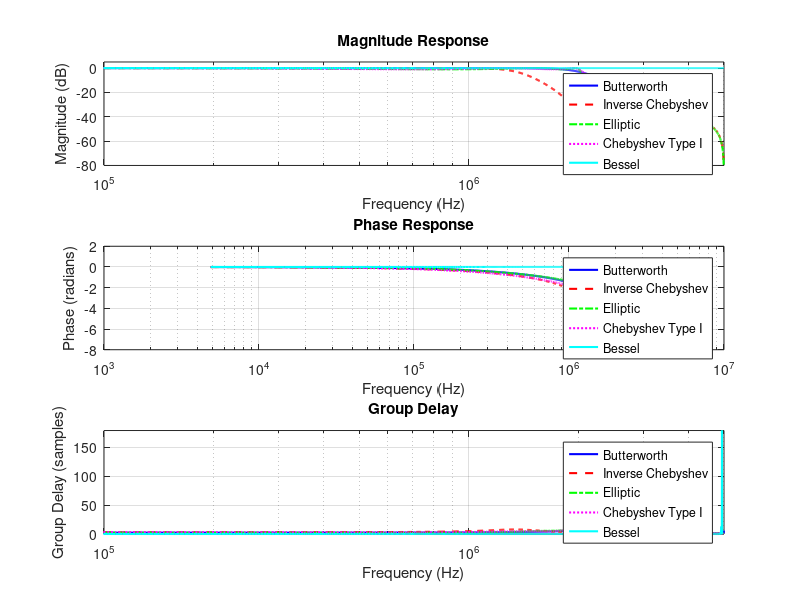

Here is the MATLAB script that generated this plot:
% Specifications
order = 5;                 % Filter order
cutoff_frequency = 2e6;    % -3 dB cutoff frequency in Hz
sampling_frequency = 10e6; % Sampling frequency in Hz
ripple_pass = 1;           % Passband ripple for Chebyshev and Elliptic filters in dB
ripple_stop = 40;          % Stopband ripple for Inverse Chebyshev and Elliptic filters in dB

% Normalized cutoff frequency (in the range [0, 1], where 1 is the Nyquist frequency)
Wn = cutoff_frequency / (sampling_frequency / 2);

% Design filters
[b_butter, a_butter] = butter(order, Wn, 'low');
[b_cheby2, a_cheby2] = cheby2(order, ripple_stop, Wn, 'low');
[b_ellip, a_ellip] = ellip(order, ripple_pass, ripple_stop, Wn, 'low');
[b_cheby1, a_cheby1] = cheby1(order, ripple_pass, Wn, 'low');
[b_bessel, a_bessel] = besself(order, Wn * pi);  % Bessel analog filter
[b_bessel, a_bessel] = bilinear(b_bessel, a_bessel, sampling_frequency); % Convert to digital

% Frequency response and group delay for all filters
[H_butter, f] = freqz(b_butter, a_butter, 1024, sampling_frequency);
[H_cheby2, ~] = freqz(b_cheby2, a_cheby2, 1024, sampling_frequency);
[H_ellip, ~] = freqz(b_ellip, a_ellip, 1024, sampling_frequency);
[H_cheby1, ~] = freqz(b_cheby1, a_cheby1, 1024, sampling_frequency);
[H_bessel, ~] = freqz(b_bessel, a_bessel, 1024, sampling_frequency);

% Group delay calculations
[gd_butter, ~] = grpdelay(b_butter, a_butter, 1024, sampling_frequency);
[gd_cheby2, ~] = grpdelay(b_cheby2, a_cheby2, 1024, sampling_frequency);
[gd_ellip, ~] = grpdelay(b_ellip, a_ellip, 1024, sampling_frequency);
[gd_cheby1, ~] = grpdelay(b_cheby1, a_cheby1, 1024, sampling_frequency);
[gd_bessel, ~] = grpdelay(b_bessel, a_bessel, 1024, sampling_frequency);

% PHASE, MAGNITUDE, and GROUP DELAY PLOT
figure;

% Magnitude response
subplot(3, 1, 1);
semilogx(f, 20*log10(abs(H_butter)), 'b', 'LineWidth', 1.5); % Butterworth in blue
hold on;
semilogx(f, 20*log10(abs(H_cheby2)), 'r--', 'LineWidth', 1.5); % Inverse Chebyshev in red dashed
semilogx(f, 20*log10(abs(H_ellip)), 'g-.', 'LineWidth', 1.5); % Elliptic in green dash-dot
semilogx(f, 20*log10(abs(H_cheby1)), 'm:', 'LineWidth', 1.5); % Chebyshev Type I in magenta dotted
semilogx(f, 20*log10(abs(H_bessel)), 'c-', 'LineWidth', 1.5); % Bessel in cyan solid
hold off;
title('Magnitude Response');
xlabel('Frequency (Hz)');
ylabel('Magnitude (dB)');
legend('Butterworth', 'Inverse Chebyshev', 'Elliptic', 'Chebyshev Type I', 'Bessel');
grid on;
axis([1e5, sampling_frequency/2, -80, 5]); % Adjust for log scale

% Phase response
subplot(3, 1, 2);
semilogx(f, unwrap(angle(H_butter)), 'b', 'LineWidth', 1.5); % Butterworth in blue
hold on;
semilogx(f, unwrap(angle(H_cheby2)), 'r--', 'LineWidth', 1.5); % Inverse Chebyshev in red dashed
semilogx(f, unwrap(angle(H_ellip)), 'g-.', 'LineWidth', 1.5); % Elliptic in green dash-dot
semilogx(f, unwrap(angle(H_cheby1)), 'm:', 'LineWidth', 1.5); % Chebyshev Type I in magenta dotted
semilogx(f, unwrap(angle(H_bessel)), 'c-', 'LineWidth', 1.5); % Bessel in cyan solid
hold off;
title('Phase Response');
xlabel('Frequency (Hz)');
ylabel('Phase (radians)');
legend('Butterworth', 'Inverse Chebyshev', 'Elliptic', 'Chebyshev Type I', 'Bessel');
grid on;

% Group delay response
subplot(3, 1, 3);
semilogx(f, gd_butter, 'b', 'LineWidth', 1.5); % Butterworth in blue
hold on;
semilogx(f, gd_cheby2, 'r--', 'LineWidth', 1.5); % Inverse Chebyshev in red dashed
semilogx(f, gd_ellip, 'g-.', 'LineWidth', 1.5); % Elliptic in green dash-dot
semilogx(f, gd_cheby1, 'm:', 'LineWidth', 1.5); % Chebyshev Type I in magenta dotted
semilogx(f, gd_bessel, 'c-', 'LineWidth', 1.5); % Bessel in cyan solid
hold off;
title('Group Delay');
xlabel('Frequency (Hz)');
ylabel('Group Delay (samples)');
legend('Butterworth', 'Inverse Chebyshev', 'Elliptic', 'Chebyshev Type I', 'Bessel');
grid on;
axis([1e5, sampling_frequency/2, 0, max([gd_butter; gd_cheby2; gd_ellip; gd_cheby1; gd_bessel])]); % Set axis limits
